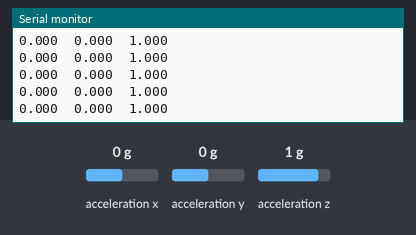
Recording of a sketch running on a simulated Arduino Uno, built with avr-gcc and run on an emulated ATmega328P. Parts: the last lines printed to the serial monitor. The inputs (shaded band) are chosen by the test bench; at power-on: acceleration x 0 g, acceleration y 0 g, acceleration z 1 g.

Above: at 1.2 s.
1.3 s: acceleration x set to -1.4 g
At 2.0 s:
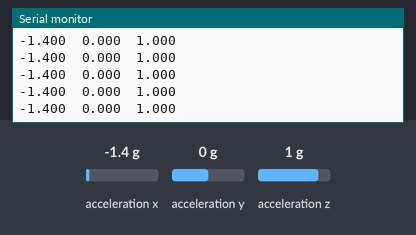
2.8 s: acceleration y set to -1.4 g
At 3.6 s:
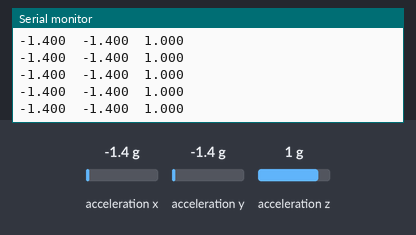
4.3 s: acceleration z set to -1.4 g
At 5.2 s:
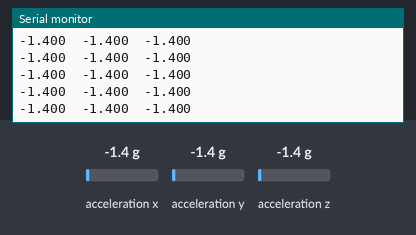
7.3 s: acceleration x set to 0 g
At 8.2 s:
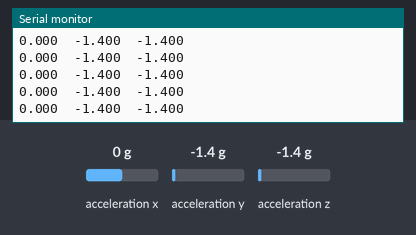

The sketch:

accel-good.ino
```cpp
#include <Wire.h>                 // Must include Wire library for I2C
#include "SparkFun_MMA8452Q.h"
MMA8452Q accel;                   // create instance of the MMA8452 class

void setup() {
  Serial.begin(115200);
  Serial.println("Sensor 1");
  Wire.begin();

  if (accel.begin() == false) {
    accel.setScale(SCALE_8G); // can either be SCALE_2G, SCALE_4G or SCALE_8G
    Serial.println("Not Connected");
    while (1);
  }
}

void loop() {
  if (accel.available()) {      // Wait for new data from accelerometer
    // Acceleration of x, y, and z directions in g units
    Serial.print(accel.getCalculatedX(), 3);
    Serial.print("\t");
    Serial.print(accel.getCalculatedY(), 3);
    Serial.print("\t");
    Serial.print(accel.getCalculatedZ(), 3);
    Serial.println();
    delay(4);
  }
}
```

Measured:
- after the input at 1.3 s, the serial monitor: prints a new line at once (image 1)
- after the input at 2.8 s, the serial monitor: prints a new line at once (image 2)
- after the input at 4.3 s, the serial monitor: prints a new line at once (image 3)
- after the input at 7.3 s, the serial monitor: prints a new line at once (image 4)
